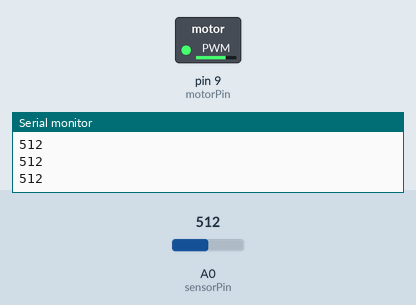
Simulated run of this sketch. Board: Arduino Uno, built with avr-gcc and run on an emulated ATmega328P. On the bench: switched loads named in the sketch (green lamp = pin HIGH), the last lines printed to the serial monitor. The inputs (shaded band) are chosen by the test bench; at power-on: A0 (sensorPin) = 512.

Above: at 1.2 s.
1.3 s: A0 (sensorPin) set to 306
At 2.4 s:
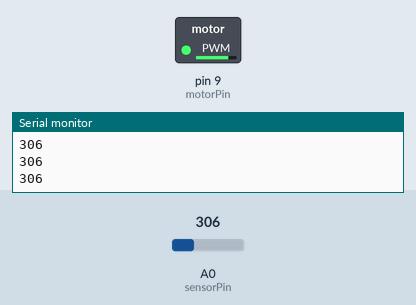
2.8 s: A0 (sensorPin) set to 511
At 3.6 s:
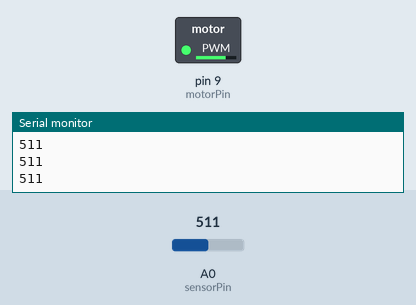
Timing chart, 0 to 5.8 s (numbered marks = the images above; inputs shaded):
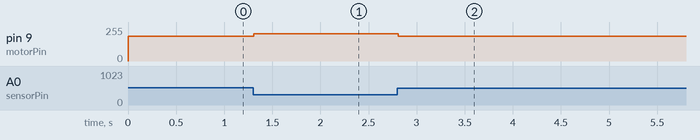

Measured:
- after the input at 1.3 s, pin 9 (motorPin): 187/255 → 204/255 at once
- after the input at 2.8 s, pin 9 (motorPin): 204/255 → 187/255 at once

The sketch:

Mini-Lab1.ino
```cpp
const int sensorPin = 0; //Analog pin A0
const int motorPin = 9; //Digital pin 9

int lightLevel, high = 0, low = 1023;

void setup() {
  pinMode(motorPin, OUTPUT);
  Serial.begin(9600); // Initialize serial communciation with a baud rate of 9600 bits per second
}

void loop() {
  lightLevel = analogRead(sensorPin);  //Read the light level [0, 1023] from pin A0
  Serial.println(lightLevel); //Print the value of lightLevel to the serial monitor
  lightLevel = map(lightLevel,high, low, 0, 255);
  autoTune();
  analogWrite(motorPin, lightLevel); //PWM the motorPin with lightLevel that's 0 (always off) to 255 (always on)
}

//Adjusting low and high based on previous record. If suddenly you shine some light with higher intensity, you will make 255 even if analog is not 1023
void autoTune() {
  if (lightLevel < low) {
    low = lightLevel;
  }
  if (lightLevel > high) {
    high = lightLevel;
  }
  lightLevel = map(lightLevel, low, high, 0, 255); // maps lightLevel to 0 to 255 according to low and high
  lightLevel = constrain(lightLevel, 0, 255); //Constrain lightLevel to be within [0, 255]
}
```
